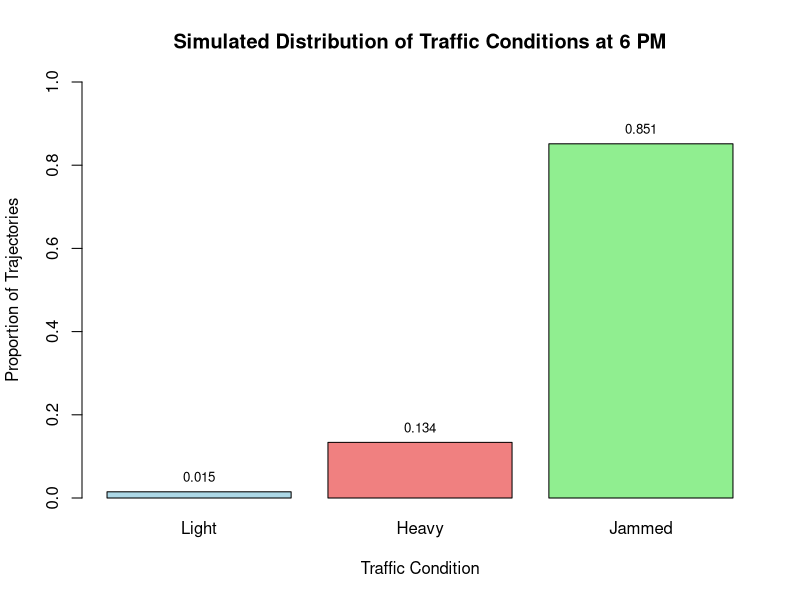

The R source for this figure:
# HASTS416 Tutorial 1 in R - Question A3

# Define the transition probability matrices
# P1: 1 PM to 4 PM (3 hours = 9 intervals of 20 mins)
# States: 1=light, 2=heavy, 3=jammed
P1 <- matrix(c(
  0.4, 0.4, 0.2,  # From Light
  0.3, 0.5, 0.2,  # From Heavy (corrected from previous assumption, based on re-reading PDF)
  0.0, 0.1, 0.9   # From Jammed
), nrow = 3, byrow = TRUE)

# P2: 4 PM to 6 PM (2 hours = 6 intervals of 20 mins)
P2 <- matrix(c(
  0.1, 0.5, 0.4,  # From Light
  0.1, 0.3, 0.6,  # From Heavy
  0.0, 0.1, 0.9   # From Jammed
), nrow = 3, byrow = TRUE)

state_labels <- c("Light", "Heavy", "Jammed")

cat("--- Question A3(a): Analytical Solution ---\n")

# Initial state at 1 PM: Light (State 1)
v0 <- c(1, 0, 0) # Row vector for initial distribution

# Calculate distribution at 4 PM (after 9 steps of P1)
v4pm <- v0
for (i in 1:9) {
  v4pm <- v4pm %*% P1
}

# Calculate distribution at 6 PM (after 6 steps of P2 from v4pm)
v6pm_analytical <- v4pm
for (i in 1:6) {
  v6pm_analytical <- v6pm_analytical %*% P2
}

cat("Analytical Distribution at 6 PM:\n")
names(v6pm_analytical) <- state_labels
print(v6pm_analytical)

#RESULTS
#Analytical Distribution at 6 PM:
#0.015402 0.134136 0.850462
#"Light"  "Heavy"  "Jammed"

cat("\n--- Question A3(b): Simulation of Trajectories and Visualization ---\n")

# Simulate 10,000 trajectories
set.seed(42) # For reproducibility
n_sim <- 10000
final_states_sim <- numeric(n_sim)

# Function to simulate a single path
simulate_path <- function(P1, P2, initial_state_idx) {
  current_state <- initial_state_idx
  
  # 1 PM to 4 PM (9 steps with P1)
  for (i in 1:9) {
    current_state <- sample(1:nrow(P1), 1, prob = P1[current_state, ])
  }
  
  # 4 PM to 6 PM (6 steps with P2)
  for (i in 1:6) {
    current_state <- sample(1:nrow(P2), 1, prob = P2[current_state, ])
  }
  return(current_state)
}

# Run simulations
for (s in 1:n_sim) {
  final_states_sim[s] <- simulate_path(P1, P2, 1) # Start at Light (State 1)
}

# Calculate simulated distribution
sim_dist <- table(factor(final_states_sim, levels = 1:3, labels = state_labels)) / n_sim
cat("Simulated Distribution at 6 PM (10,000 trajectories):\n")
print(sim_dist)

# Visualization of simulated trajectories results
barplot(sim_dist, 
        main = "Simulated Distribution of Traffic Conditions at 6 PM",
        xlab = "Traffic Condition",
        ylab = "Proportion of Trajectories",
        col = c("lightblue", "lightcoral", "lightgreen"),
        ylim = c(0, 1))
text(x = barplot(sim_dist, plot = FALSE), y = sim_dist, 
     labels = sprintf("%.3f", sim_dist), pos = 3, cex = 0.8)

cat("\nVisualization of simulated distribution saved as a3_simulated_distribution.png\n")
